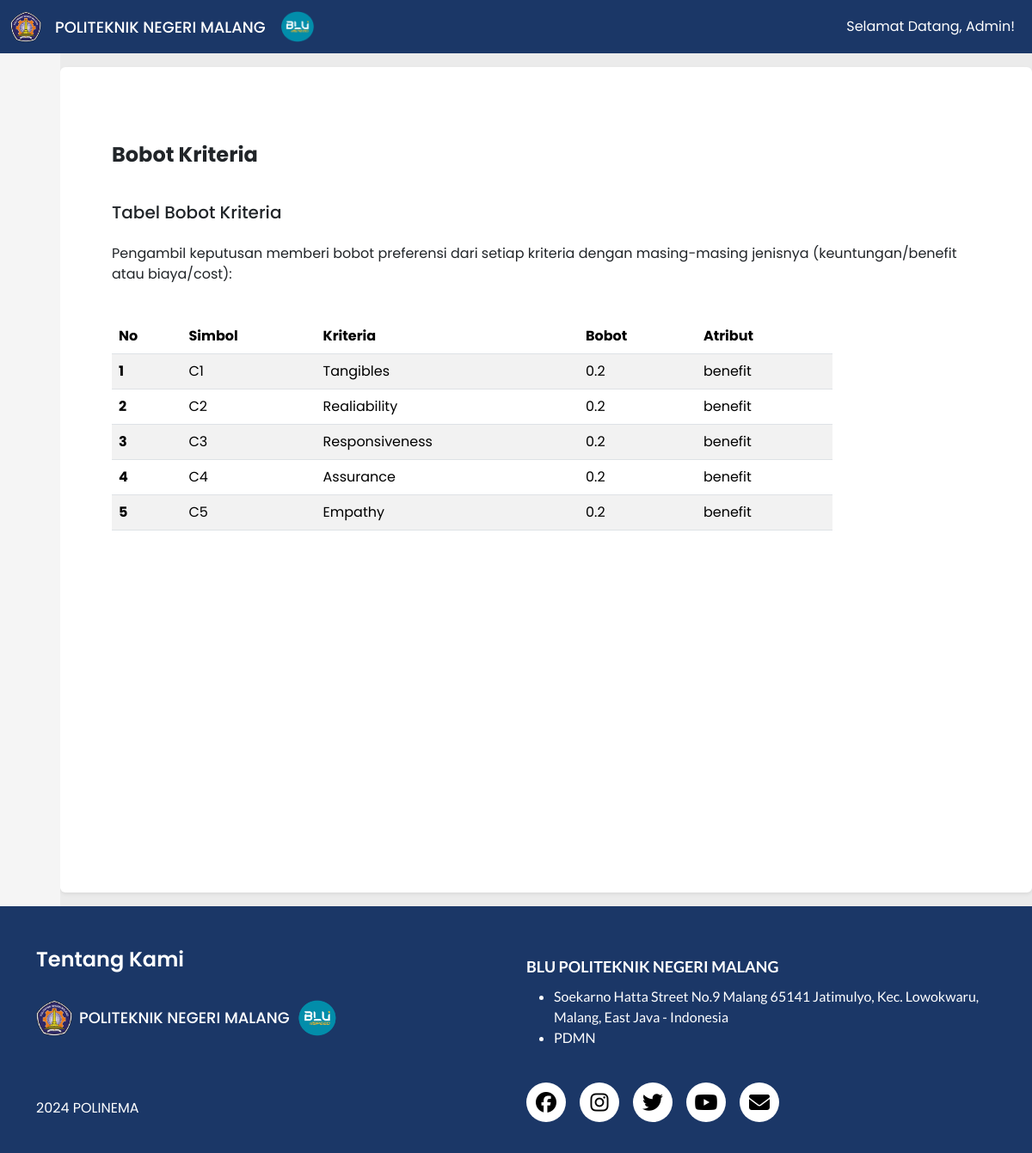
Screenshot of /?page=admin/saw/bobot (signed in) with the database file from the repository.
### tables this page shows
CREATE TABLE `bobot` (
  `id` smallint(5) UNSIGNED NOT NULL,
  `kriteria` varchar(50) NOT NULL,
  `bobot` float NOT NULL,
  `atribut` set('benefit','cost') NOT NULL
);

### controller/saw.php (called while the page is built, shortened)
<?php
class SAW {
    private $db;
    public function __construct() {
        $this->db = new Database();
    }
    public function getBobotData() {
        $conn = $this->db->conn;
        $sql = "SELECT kriteria, bobot, atribut FROM bobot";
        $result = $conn->query($sql);
        $dataList = [];
        if ($result->num_rows > 0) {
            while ($row = $result->fetch_assoc()) {
                $dataList[] = $row;
            }
        }
        return $dataList;
    }
}
?>

### pages/admin/saw/bobot.php (the view)
<?php
include "controller/saw.php";
?>
<div class="wrapper">
    <?php include('./components/sidebar.php');?>
    <div class="main my-3 p-4 bg-body rounded shadow-sm">
        <main class="content px-4 py-5">
            <div class="container-fluid">
                <div class="mb-3">
                    <h5 class="fw-bold fs-4 my-3">Bobot Kriteria</h5><br>
                    <div class="card-header">
                        <h5 class="card-title">Tabel Bobot Kriteria</h5><br>
                    </div>
                    <div class="card-body">
                        <p class="card-text">
                            Pengambil keputusan memberi bobot preferensi dari setiap kriteria dengan masing-masing jenisnya (keuntungan/benefit atau biaya/cost):
                        </p>
                        <br>
                    </div>
                    <div class="row">
                        <div class="col-10">
                            <table class="table table-striped">
                                <thead>
                                    <tr class="highlight">
                                        <th scope="col">No</th>
                                        <th scope="col">Simbol</th>
                                        <th scope="col">Kriteria</th>
                                        <th scope="col">Bobot</th>
                                        <th scope="col">Atribut</th>
                                    </tr>
                                </thead>
                                <tbody>
                                    <?php
                                        $alternatif = new SAW();
                                        $result = $alternatif->getBobotData();
                                        $index = 1;
                                        foreach ($result as $row) {
                                            echo "<tr>
                                                    <th scope=\"row\">{$index}</th>
                                                    <td>C{$index}</td>
                                                    <td>{$row['kriteria']}</td>
                                                    <td>{$row['bobot']}</td>
                                                    <td>{$row['atribut']}</td>
                                                </tr>\n";
                                            $index++;
                                        }
                                    ?>
                                </tbody>
                            </table>
                        </div>
                    </div>
                </div>
            </div>
        </main>
    </div>
</div>

### assets/styles/styles.css (style rules this page uses)
body { margin: 0; padding: 0; background-color: #EBEBEB; font-family: 'Poppins'; }

### assets/styles/stylesAdmin.css (style rules this page uses)
body { margin: 0; padding: 0; background-color: #EBEBEB; font-family: 'Poppins'; }
.wrapper { display: flex; }
.main { display: flex; flex-direction: column; min-height: 120vh; width: 100%; overflow: hidden; transition: all 0.35s ease-in-out; background-color: #fff; min-width: 0; }

### rows the page displays
bobot: kriteria "Tangibles", bobot "0.2", atribut "benefit"
bobot: kriteria "Realiability", bobot "0.2", atribut "benefit"
bobot: kriteria "Responsiveness", bobot "0.2", atribut "benefit"
bobot: kriteria "Assurance", bobot "0.2", atribut "benefit"
bobot: kriteria "Empathy", bobot "0.2", atribut "benefit"
